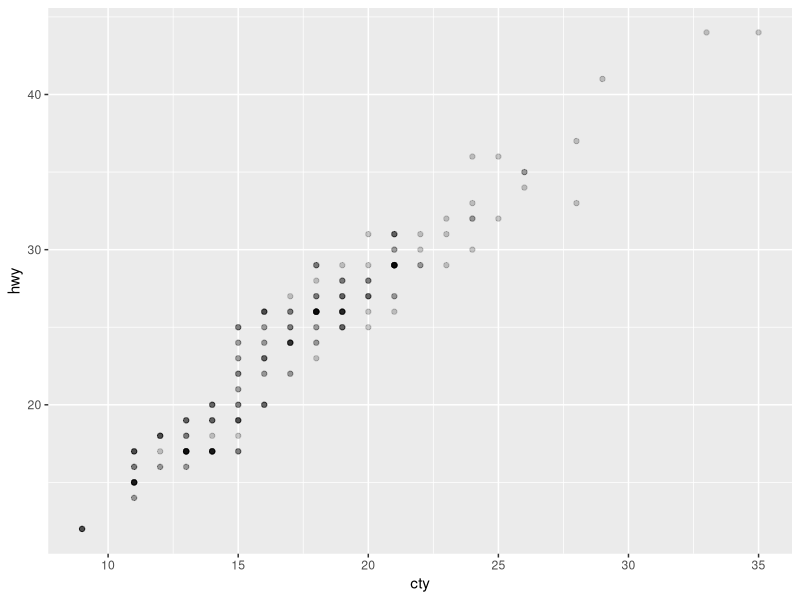

Reproduce this figure in R.
## ---- chunk 1
library(tidyverse)
## ---- chunk 2
ggplot(data = mpg) +
  geom_point(mapping = aes(x = cty, y = hwy), alpha = 0.2)
## ---- chunk 3
2 + 2
## ---- chunk 4
filter(mtcars, cyl == 4)
## ---- chunk 5
four_cyls <- filter(mtcars, cyl == 4)
## ---- chunk 6
heights <- pull(.data = starwars, var = height)
mean(heights, na.rm = TRUE)
## ---- chunk 7
    sd(pull(.data = starwars, var = mass))
## ---- chunk 8
    my_name <- "Charlotte"
## ---- chunk 9
    pull(.data = starwars, var = height)
